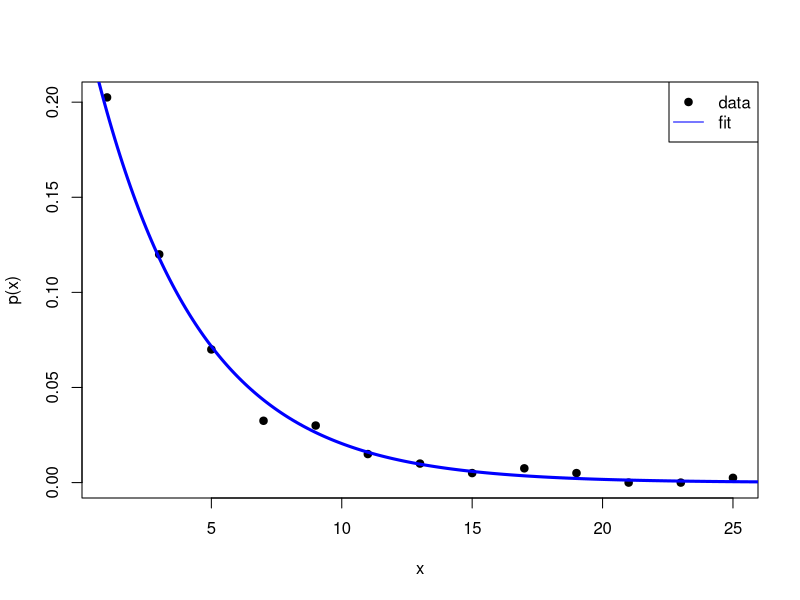

Write R code to recreate this figure.
# Title     : Laboratorium4
# Objective : Zadanie4
# Created by: Maksymilian Odziemczyk
# Created on: 05.11.2020

test.normalny <- function(data) {
  test <- shapiro.test(data)
  if (test$p.value < 0.05) {
    cat("Należy odrzucić hipotezę zerową o pochodzeniu danych z rozkładu Normalnego,\n")
    cat("gdyż wartość parametru p =", test$p.value, "jest mniejsza od 0.05.\n")
  }
  else {
    cat("Nie należy odrzucać hipotezy zerowej o pochodzeniu danych z rozkładu Normalnego.\n")
    cat("gdyż wartość parametru p =", test$p.value, "jest większa od 0.05.\n")
  }
}

test.poissona <- function(data) {
  h <- hist(data, plot = FALSE)
  test <- chisq.test(h$counts, p = dpois(h$mids, lambda = 4), rescale.p = TRUE)
  if (test$p.value < 0.19) {
    cat("\nNależy odrzucić hipotezę zerową o pochodzeniu danych z rozkładu Poissona,\n")
    cat("gdyż wartość parametru p =", test$p.value, "jest mniejsza od 0.19.\n")
  }
  else {
    cat("\nNie należy odrzucać hipotezy zerowej o pochodzeniu danych z rozkładu Poissona,\n")
    cat("gdyż wartość parametru p =", test$p.value, "jest większa od 0.19.\n")
  }
}

test.wykladniczy <- function(data) {
  x <- sort(data, decreasing = TRUE)
  p <- sort(rexp(data, 0.25), decreasing = TRUE)
  test <- ks.test(x, p)
  cat("\nWynik Testu KS")
  print(test)
}

myPlot <- function(data) {
  h <- hist(data, plot = FALSE)
  args <- seq(min(round(data)), max(round(data)+1), 0.1)
  plot(h$mids, h$density, xlab = "x", ylab = "p(x)", pch = 19)
  lines(args, dexp(args, 0.25), col = "blue", lwd = 3)
  legend("topright", legend = c("data", "fit"), col = c("black", "blue"), pch = c(19, NA), lty = c(NA, 1))
}

options(warn=-1)
data <- read.table("zad4.txt", col.names = "numbers", stringsAsFactors = FALSE)
data <- sort(data$numbers,decreasing = TRUE)
test.normalny(data)
test.poissona(data)
test.wykladniczy(data)
myPlot(data)